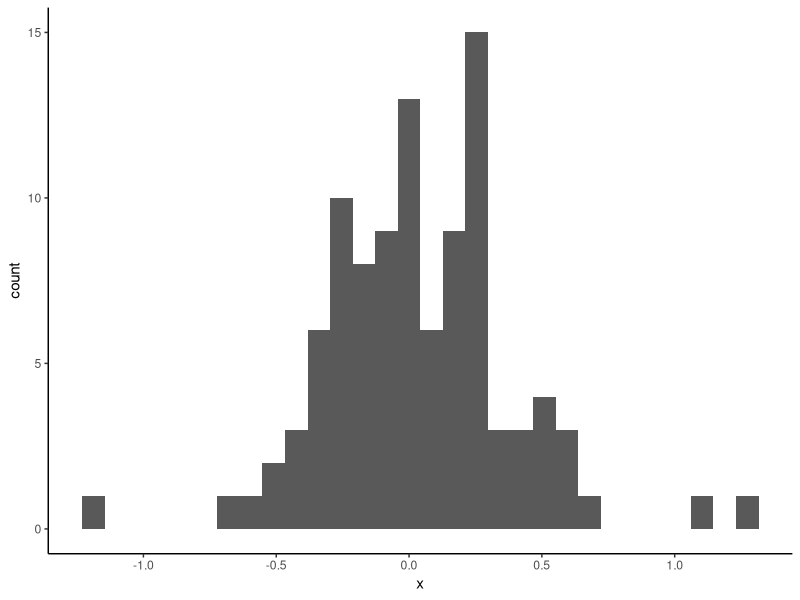
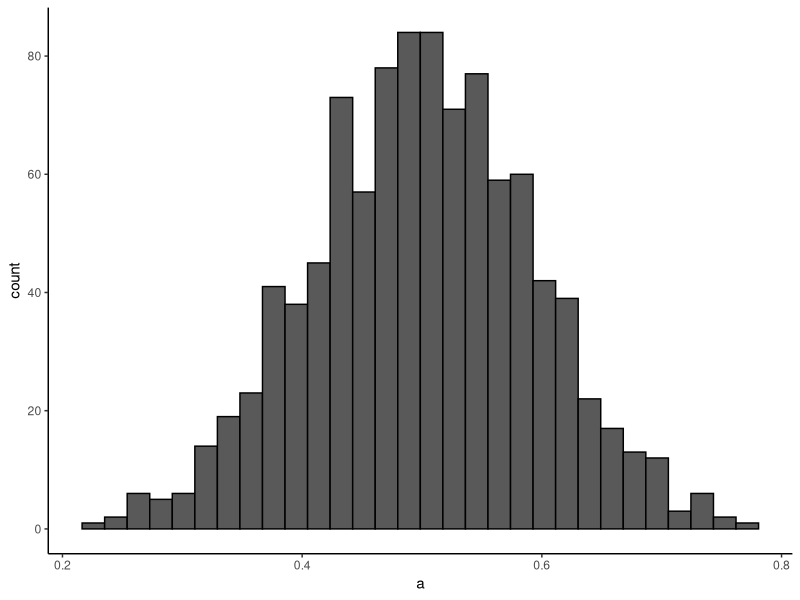
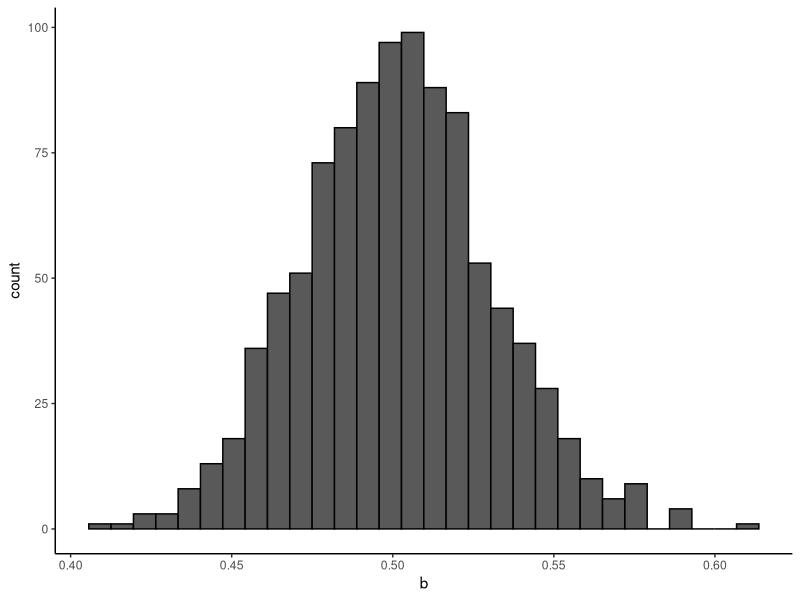
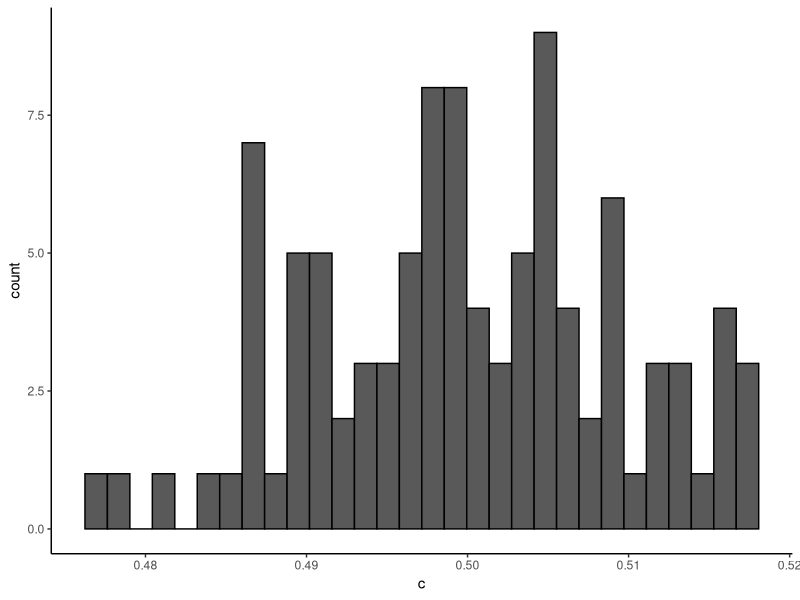
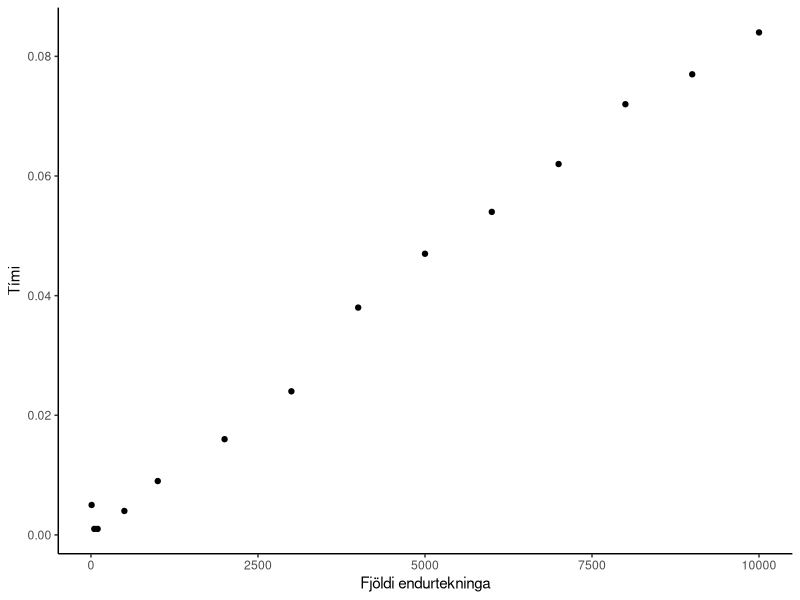

These figures' R source, in order: (Note: this script raises an error after producing the figures.)
## ---- chunk 1
library(ggplot2)
## ---- chunk 2
rnorm(100, mean=0, sd=1)
## ---- chunk 3
rnorm(50, mean=10, sd=5)
## ---- chunk 4
runif(30, min=0, max=10)
## ---- chunk 5
replicate(10, mean(rnorm(100)))
## ---- chunk 6
x <- replicate(100, mean(rnorm(10)))
xdata <- as.data.frame(x)

ggplot(xdata, aes(x=x)) + geom_histogram() + theme_classic()
## ---- chunk 7
a <- replicate(1000, mean(runif(10)))
adata <- as.data.frame(a)

ggplot(adata, aes(x=a)) + geom_histogram(colour="black") + theme_classic()
## ---- chunk 8
b <- replicate(1000, mean(runif(100)))
bdata <- as.data.frame(b)

ggplot(bdata, aes(x=b)) + geom_histogram(colour="black") + theme_classic()
## ---- chunk 9
c <- replicate(100, mean(runif(1000)))
cdata <- as.data.frame(c)

ggplot(cdata, aes(x=c)) + geom_histogram(colour="black") + theme_classic()
## ---- chunk 10
mean(xdata$x)
sd(xdata$x)
## ---- chunk 11
x2 <- replicate(1000000, mean(rnorm(10)))
xdata2 <- as.data.frame(x2)
## ---- chunk 12
mean(xdata2$x2)
sd(xdata2$x2)
## ---- chunk 13
system.time(replicate(100, mean(rnorm(10))))
## ---- chunk 14
system.time(replicate(1000, mean(rnorm(10))))
## ---- chunk 15
system.time(replicate(10000, mean(rnorm(10))))
## ---- chunk 16
system.time(replicate(100000, mean(rnorm(10))))
## ---- chunk 17
system.time(replicate(1000000, mean(rnorm(10))))
## ---- chunk 18
system.time(replicate(2000000, mean(rnorm(10))))
## ---- chunk 19
system.time(mean(1:10^8))
## ---- chunk 20
system.time(print(mean(1:10^8)))
## ---- chunk 21
x = c(10, 50, 100, 500, 1000, 2000, 3000, 4000, 5000, 6000, 7000, 8000, 9000, 10000)
y = c(0.005, 0.001, 0.001, 0.004, 0.009, 0.016, 0.024, 0.038, 0.047, 0.054, 0.062, 0.072, 0.077, 0.084)

timi.data <- data.frame(x, y)
## ---- chunk 22
ggplot(timi.data, aes(x=x, y=y)) + geom_point() + 
  xlab("Fjöldi endurtekninga") + ylab("Tími") + theme_classic()
## ---- chunk 23
system.time(replicate(100, mean(rnorm(10))))
## ---- chunk 24
system.time(replicate(100, mean(rnorm(100))))
## ---- chunk 25
system.time(replicate(100, mean(rnorm(1000))))
## ---- chunk 26
system.time(replicate(100, mean(rnorm(10000))))
## ---- chunk 27
system.time(replicate(100, mean(rnorm(1000000))))
## ---- chunk 28
sapply(1:reps, function(i){sum(rexp(n=nexps, rate=rate))})
## ---- chunk 29
teikna_medaltol <- function (x) 
  {
  x <- mean(rnorm(100))
  xdata <- as.data.frame(x)
  plot <- ggplot(xdata, aes(x=x)) + geom_histogram() + theme_classic()
  return(plot)
  }

